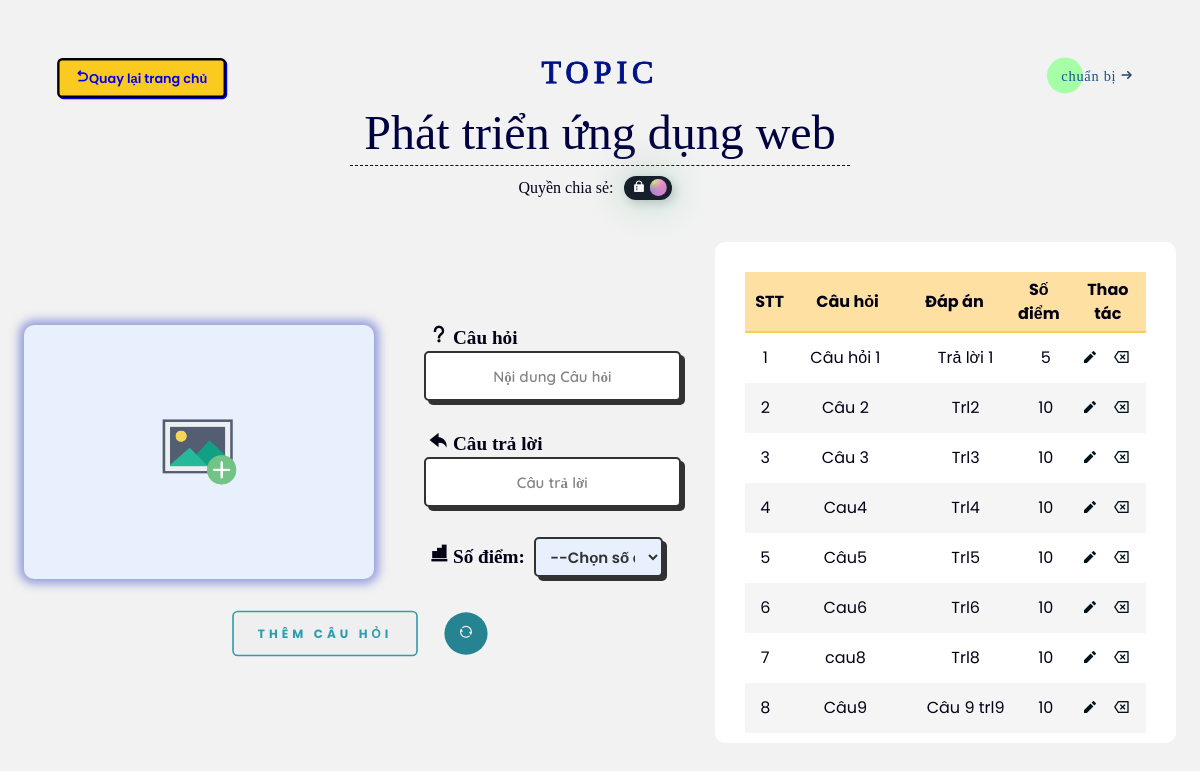
Screenshot of /create/update-detail.php?idTopic=nhanht2502-1683438075 (signed in) with the database file from the repository.
### tables this page shows
CREATE TABLE `quest` (
  `idTopic` varchar(40) NOT NULL,
  `idQuest` varchar(50) NOT NULL,
  `nameQuest` text NOT NULL,
  `answer` text NOT NULL,
  `score` int(2) DEFAULT 10,
  `image` varchar(1024) DEFAULT NULL,
  `date-create` datetime DEFAULT current_timestamp()
);

### create/update-detail.php (the view, shortened to what this page needs)
<?php
    global $username,$name,$idTopic,$title,$image,$image_path,$idQuest,$quest,$answer,$score,$id_edit,$url_img,$privacy;
    if (isset($_SESSION['idTopic']) && isset($_SESSION['title'])) {
        $idTopic = $_SESSION['idTopic'];
        $title = $_SESSION['title'];
    }else{
        echo "Xảy ra lỗi";
        exit();
    }
?>
<!DOCTYPE html>
<html lang="en">
<head>
    <link href="https://cdn.jsdelivr.net/npm/remixicon@2.5.0/fonts/remixicon.css" rel="stylesheet">
    <link rel="stylesheet" href="style.css">
    <link rel="stylesheet" href="ui.css">
    <link rel="stylesheet" href="detail.css">
</head>
<body>
    <div class="heading">
        <a id="back" href="../dashboard.php"><i class="ri-arrow-go-back-line"></i>Quay lại trang chủ</a>
        <div class="loader">
            <span>TOPIC</span>
            <span>TOPIC</span>
        </div>
        <form id="heading-form" action="<?php echo htmlspecialchars($_SERVER["PHP_SELF"]) . "?edit-topic=" .$idTopic; ?>" method="POST">
            <input type="text"  name="edit-title" value="<?php echo $title; ?>">
            <div class="privacy-topic">
                <label for="">Quyền chia sẻ:</label>
                <label class="switch">
                    <span class="slider">
                        <p id="private" style="display:none" ><i class='ri-git-repository-private-fill'></i></p>
                    </span>
                </label>
            </div>
        </form>
    </div>
    <div class="ready">
        <a id="play" href="../view/view.php?id=<?php echo $idTopic ?>">
            <button class="cta">
                <span>Chuẩn bị</span>
                <svg viewBox="0 0 13 10" height="10px" width="15px">
                    <path d="M1,5 L11,5"></path>
                    <polyline points="8 1 12 5 8 9"></polyline>
                </svg>
            </button>
        </a>
    </div>
    <div class="grid-container">
        <div class="question body-detail">
            <div class="form-box">
                <div class="form-val">
                    <form class="detail-form" action="<?php echo htmlspecialchars($_SERVER["PHP_SELF"]); ?>" enctype="multipart/form-data" method="post" >
                        <div class="preview">
                            <div class="card">
                                <div class="first-content">
                                    <img id="output" src="<?php if(isset($_SESSION['editing'])) { echo $image_path;} else {echo "../image/input-photo.png";} ?>" >
                                </div>
                            </div>
                        </div>
                        <div>
                            <div class="form-group">
                                <label for=""><i class="ri-question-mark"></i> Câu hỏi</label>
                                <input  class="input-detail" placeholder="Nội dung Câu hỏi"  type="text" name="quest" value="<?php echo $quest; ?>" required>
                            </div>
                            <div class="form-group">
                                <label for=""><i class="ri-reply-fill"></i> Câu trả lời</label>
                                <input class="input-detail" placeholder="Câu trả lời"  type="text" name= "answer"  value="<?php echo $answer; ?>" required>
                            </div>
                            <div class="form-group">
                                <label for=""><i class="ri-numbers-fill"></i> Số điểm:</label>
                                <select class="input-detail" style="height: 40px; width: 50%"  name="score" id="">
                                    <option value="10">--Chọn số điểm--</option>
                                </select>
                            </div>
                        </div>
                    </form>
                    <div class="button-form">
                        <button class="button-detail">
                            <label for="submit-question"><?php if(isset($_SESSION['editing'])) {echo "Hoàn tất chỉnh sửa";} else {echo "Thêm câu hỏi";} ?></label>
                        </button>
                        <button class="reset-detail">
                            <label for="reset-btn"><i class="ri-refresh-line"></i></label>
                        </button>
                    </div>
                </div>
            </div>
        </div>
        <div class="render-section">
            <div class="render-table" >
                <table id="myTable" style="text-align: center">
                        <?php
                            include '../php/condb.php';
                            $sql = "SELECT `idQuest`, `nameQuest`, `answer`, `score`FROM `quest` WHERE `idTopic` = '$idTopic' ORDER BY `date-create` ASC";
                            echo "<thead style = 'width: 100%'>
                            <tr>
                                <th style = 'width: 10%'>STT</th>
                                <th style = 'width: 30%'>Câu hỏi</th>
                                <th style = 'width: 30%'>Đáp án</th>
                                <th style = 'width: 10%'>Số điểm</th>
                                <th style = 'width: 20%'>Thao tác</th>
                            </tr>
                                </thead>";
                            echo" <tbody>";
                            if($result = mysqli_query($conn,$sql)){
                                if (mysqli_num_rows($result)>0){
                                    $norow = 1;
                                    while ($row = mysqli_fetch_array($result)) {
                                        echo "<tr>";
                                            echo "<td style = 'width: 10%'>" . $norow. "</td>";
                                            echo "<td style = 'width: 30%'>" .$row['nameQuest'] . "</td>";
                                            echo "<td style = 'width: 30%'>" .$row['answer'] . "</td>";
                                            echo "<td style = 'width: 10%'>" .$row['score'] . "</td>";
                                            echo "<td style = 'width: 20%'>";
                                                echo "<a href='update-detail.php?act=edit&id=".$row['idQuest']."' title ='Edit' data-toggle = 'tooltip'><i class='ri-pencil-fill'></i></a>";
                                                echo "<i style=' color: transparent' class='ri-space'></i>";
                                                echo "<a href='update-detail.php?act=delete&id=".$row['idQuest']."' title = 'Delete' data-toggle = 'tooltip'><i class='ri-delete-back-2-line'></i></a> </td>";
                                        echo "</tr>";
                                        $norow++;
                                    }
                                    echo "</tbody>";
                                }
                                else{
                                    echo "<tr>";
                                    echo "<td colspan='4' style='text-align:center' class='lead'>Hiện tại chưa có câu hỏi</td>";
                                    echo "</tr>";
                                }
                            }
                        ?>
                </table>
            </div>
        </div>
    </div>
</body>
</html>

### create/style.css (style rules this page uses)
* { padding: 0; margin: 0; box-sizing: border-box; font-family: 'Poppins', sans-serif; text-decoration: none; list-style: none; }
a { -webkit-user-drag: none; }
:root { --bg-color: #f2f2f2; --text-color: #020116; --main-color: #5669a2; --anther-color: #e6bb1d; }
body { width: 100vw; height: 100vh; background-color: var(--bg-color); color: var(--text-color); overflow: hidden; }
.form-box { position: relative; }

### create/ui.css (style rules this page uses)
.ready { position: absolute; top: 5%; right: 3%; scale: 0.8; }
.cta { cursor: pointer; display: flex; align-items: center; justify-content: center; position: relative; margin: auto; padding: 10px 18px; transition: all 0.2s ease; border: none; background: none; }
.cta:before { content: ""; position: absolute; top: 0; left: 0; display: block; border-radius: 50px; background: #a6ffa6; width: 45px; height: 45px; transition: all 0.3s ease; }
.cta span { padding-top: 3px; font-family: Geomanist; font-weight: normal; text-transform: lowercase; position: relative; font-size: 18px; letter-spacing: 0.05em; color: #135291; }
.cta svg { position: relative; top: 0; margin-left: 10px; fill: none; stroke-linecap: round; stroke-linejoin: round; stroke: #234567; stroke-width: 2; transform: translateX(-5px); transition: all 0.3s ease; }

### rows the page displays
quest: nameQuest "Câu hỏi 1", answer "Trả lời 1", score "5"
quest: nameQuest "Câu 2", answer "Trl2", score "10"
quest: nameQuest "Câu 3", answer "Trl3", score "10"
quest: nameQuest "Cau4", answer "Trl4", score "10"
quest: nameQuest "Câu5", answer "Trl5", score "10"
quest: nameQuest "Cau6", answer "Trl6", score "10"
quest: nameQuest "cau8", answer "Trl8", score "10"
quest: nameQuest "Câu9", answer "Câu 9 trl9", score "10"
